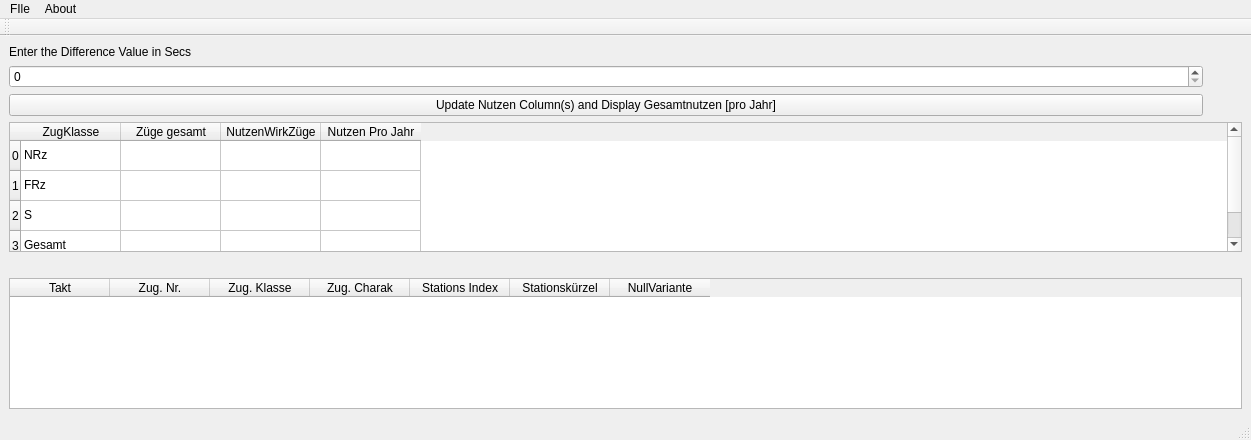
<?xml version="1.0" encoding="UTF-8"?>
<ui version="4.0">
 <class>MainWindow</class>
 <widget class="QMainWindow" name="MainWindow">
  <property name="geometry">
   <rect>
    <x>0</x>
    <y>0</y>
    <width>1251</width>
    <height>440</height>
   </rect>
  </property>
  <property name="windowTitle">
   <string>MainWindow</string>
  </property>
  <widget class="QWidget" name="centralwidget">
   <layout class="QGridLayout" name="gridLayout">
    <item row="5" column="0">
     <widget class="QTableWidget" name="tableWidget_2">
      <property name="minimumSize">
       <size>
        <width>256</width>
        <height>0</height>
       </size>
      </property>
      <row>
       <property name="text">
        <string>0</string>
       </property>
      </row>
      <row>
       <property name="text">
        <string>1</string>
       </property>
      </row>
      <row>
       <property name="text">
        <string>2</string>
       </property>
      </row>
      <row>
       <property name="text">
        <string>3</string>
       </property>
      </row>
      <column>
       <property name="text">
        <string>ZugKlasse</string>
       </property>
      </column>
      <column>
       <property name="text">
        <string>Züge gesamt</string>
       </property>
      </column>
      <column>
       <property name="text">
        <string>NutzenWirkZüge</string>
       </property>
      </column>
      <column>
       <property name="text">
        <string>Nutzen Pro Jahr</string>
       </property>
      </column>
      <item row="0" column="0">
       <property name="text">
        <string>NRz</string>
       </property>
      </item>
      <item row="1" column="0">
       <property name="text">
        <string>FRz</string>
       </property>
      </item>
      <item row="2" column="0">
       <property name="text">
        <string>S</string>
       </property>
      </item>
      <item row="3" column="0">
       <property name="text">
        <string>Gesamt</string>
       </property>
      </item>
     </widget>
    </item>
    <item row="1" column="0">
     <widget class="QLabel" name="label">
      <property name="text">
       <string>Enter the Difference Value in Secs</string>
      </property>
     </widget>
    </item>
    <item row="7" column="0">
     <widget class="QTableWidget" name="tableWidget">
      <column>
       <property name="text">
        <string>Takt</string>
       </property>
      </column>
      <column>
       <property name="text">
        <string>Zug. Nr.</string>
       </property>
      </column>
      <column>
       <property name="text">
        <string>Zug. Klasse</string>
       </property>
      </column>
      <column>
       <property name="text">
        <string>Zug. Charak</string>
       </property>
      </column>
      <column>
       <property name="text">
        <string>Stations Index</string>
       </property>
      </column>
      <column>
       <property name="text">
        <string>Stationskürzel</string>
       </property>
      </column>
      <column>
       <property name="text">
        <string>NullVariante</string>
       </property>
      </column>
     </widget>
    </item>
    <item row="2" column="0">
     <widget class="QSpinBox" name="spinBox">
      <property name="maximumSize">
       <size>
        <width>1194</width>
        <height>16777215</height>
       </size>
      </property>
     </widget>
    </item>
    <item row="6" column="0">
     <widget class="QLabel" name="ColumnNameSelectedForComparision">
      <property name="text">
       <string/>
      </property>
     </widget>
    </item>
    <item row="3" column="0">
     <widget class="QPushButton" name="pushButton">
      <property name="maximumSize">
       <size>
        <width>1194</width>
        <height>16777215</height>
       </size>
      </property>
      <property name="text">
       <string>Update Nutzen Column(s) and Display Gesamtnutzen [pro Jahr]</string>
      </property>
     </widget>
    </item>
   </layout>
  </widget>
  <widget class="QMenuBar" name="menubar">
   <property name="geometry">
    <rect>
     <x>0</x>
     <y>0</y>
     <width>1251</width>
     <height>21</height>
    </rect>
   </property>
   <widget class="QMenu" name="menuFIle">
    <property name="title">
     <string>FIle</string>
    </property>
    <addaction name="actionOpen_Folder_Location"/>
   </widget>
   <widget class="QMenu" name="menuAbout_2">
    <property name="title">
     <string>About</string>
    </property>
    <addaction name="actionUsage_Of_Application"/>
   </widget>
   <addaction name="menuFIle"/>
   <addaction name="menuAbout_2"/>
  </widget>
  <widget class="QStatusBar" name="statusbar"/>
  <widget class="QToolBar" name="toolBar">
   <property name="windowTitle">
    <string>toolBar</string>
   </property>
   <attribute name="toolBarArea">
    <enum>TopToolBarArea</enum>
   </attribute>
   <attribute name="toolBarBreak">
    <bool>false</bool>
   </attribute>
  </widget>
  <action name="actionOpen_Folder_Location">
   <property name="text">
    <string>Open Folder Location</string>
   </property>
  </action>
  <action name="actionUsage_Of_Application">
   <property name="text">
    <string>Usage_Of_Application</string>
   </property>
  </action>
 </widget>
 <resources/>
 <connections/>
</ui>
